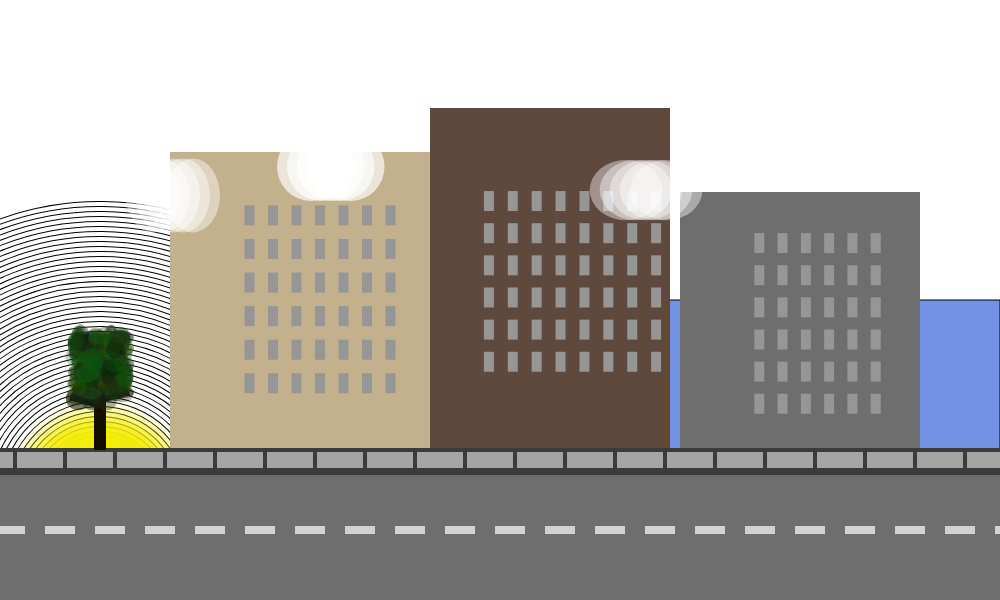
Frame 1 (no input)
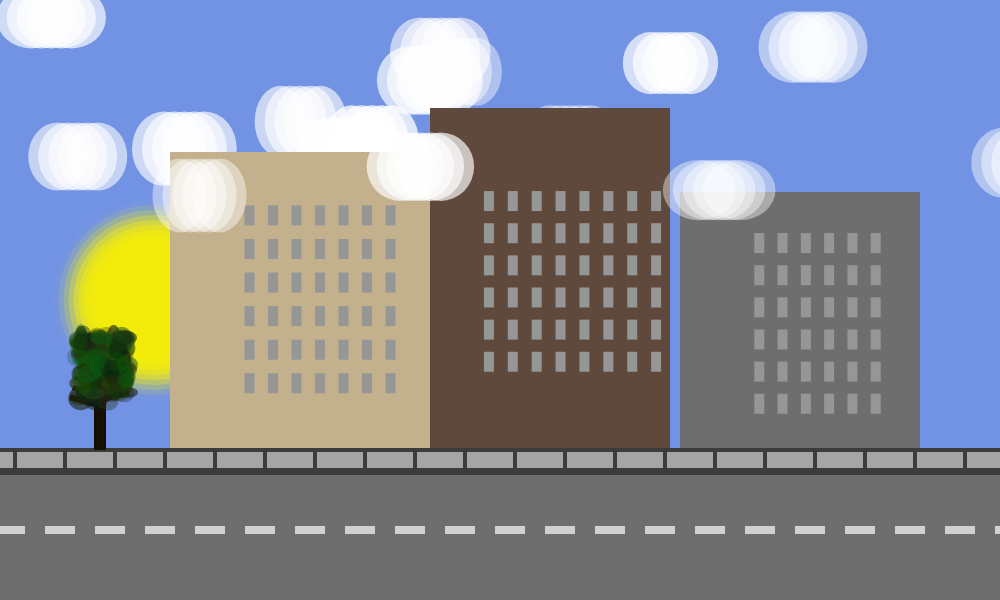
Frame 60 (no input)
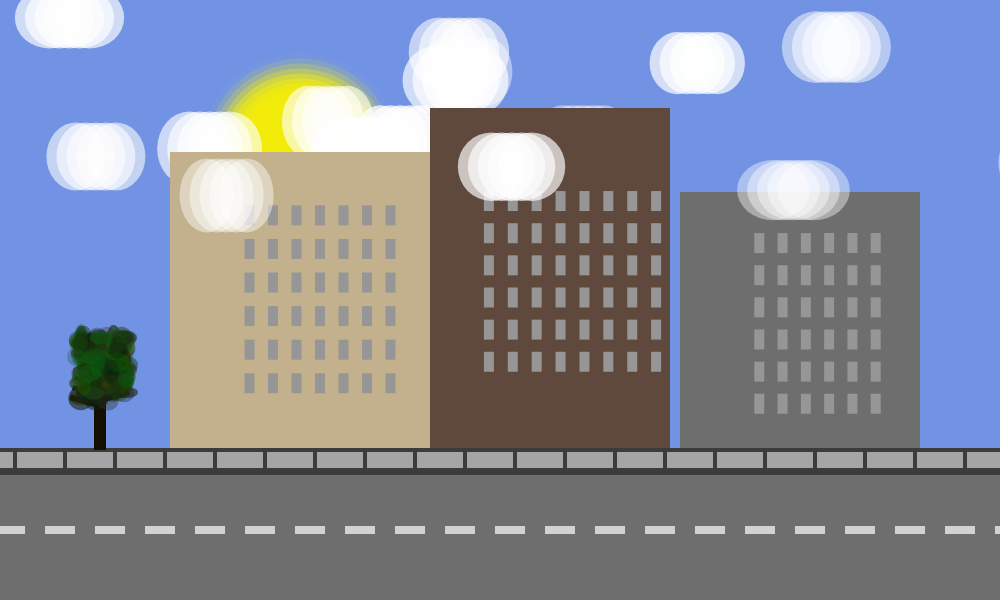
Frame 120 (the mouse pressed at the canvas centre since frame 60)

The p5.js sketch that drew these frames (run headless with seeded random() and noise() and a simulated clock; from frame 60 on, the mouse is pressed at the canvas centre):

// p5.js sketch
// ── sketch.js
//Jerry Zhao_MidtermProject_Word:Temporary

//Colors------------------------------------------------------------------
let asphalt = 110;
let paint = 210;
let concrete = 165;
let grout = 60;
let tan = "#c2b18c";
let brownstone = "#5f483c";


//Environmental Variables-------------------------------------------------
//Day/Night Cycle
let day = true;

//Sun&Moon rotational Numbers
let rotAngle = 0;
let duration = 720;

/*Seasonal Variables
Summer = 1
Fall = 2
Winter = 3
Spring = 4
*/
let season = 1;

//Weather-based constructions
let norm = 0;
let cloudy = 1;
let weather = norm;

//Additional Weather Additions
let weatherAdditions;
let none = 0;
let rainy = 1;
let snowy = 2;

//Arrays--------------------------------------------------------------------
//Clouds
let cloudsBackground = []; //Empty array to fill up for clouds in Background
let cloudsForeground = []; //Empty array to fill up for clouds in Foreground

//Leaves
let leavesArray = [];//Empty array to fill up for leaves

function setup() {
    createCanvas(1000,600);
    frameRate(60);
    
    //Sky
    sky = new Sky(114, 147, 227, 0);
    
    //Buildings
    buildingA = new Building(300, 300, 130, 148, tan);
    buildingB = new Building(550, 278,120,170, brownstone);
    buildingC = new Building(800,320,120,128,asphalt);
    
    //Tree Creation
    treeA = new Tree(100, 400, 6, 50); // Create a tree trunk
    
    //Leaf Initialization
    if (leavesArray.length < 200){
        for (let i = 0; i <200; i ++){
        let x = random(75,125);
        let y = random (335, 400);
        let sizeX = random(10,25);
        let sizeY = random (10,25);
        let movement = random(.01,.1);
        let leafR = random(1,50);
        let leafG = random(20,100);
        let leafB = random(3,28);
        let leafO = random(60,150);
        leavesArray.push(new Leaf(x, y, sizeX, sizeY, movement, leafR,leafG,leafB,leafO));
    }
    }
    
    //Clouds with random properties
    for (let i = 0; i <3; i ++){
        
        //Foreground Clouds
        let x = random(width); //where the cloud will spawn in the x
        let y = random (0, 200); //where the cloud will spawn y axis, ensured to be in top half
        let speed = random(.1,.5); //how fast the clouds are moving across the screen
        let sizeX = random(50,75);
        let sizeY = random (60,75);
        let opacity = random (100, 200);
        cloudsForeground.push(new Cloud(x, y, speed, sizeX, sizeY, opacity))
    
        //Background clouds
        for (let i = 0; i < 5; i ++){
            let x = random(width); //where the cloud will spawn in the x
            let y = random (0, 200); //where the cloud will spawn y axis, ensured to be in top half
            let speed = random(.1,.5); //how fast the clouds are moving across the screen
            let sizeX = random(50,75);
            let sizeY = random (60,75);
            let opacity = random (100, 200);
            cloudsBackground.push(new Cloud(x, y, speed, sizeX, sizeY, opacity));
        }   
    }
 }

function draw() {
    print(season);
    sceneSwitcher(); 
    
    //Background
    if (weatherAdditions == rainy){
        rain();
    } else if (weatherAdditions == snowy){
        snow();
    }

    //Sky Cycle
    if (day){
        sky.day();
        sky.display();
        if (rotAngle > (radians(180))){
            rotAngle = 0
        }
        rotAngle += radians(.5);
        sun();
    } else if (!day){
        sky.night();
        sky.display();
        if (rotAngle > (radians(179))){
            rotAngle = 0
        }
        rotAngle += radians(.5);
        moon();
    } 

   //Background layer of clouds
    for (let cloud of cloudsBackground){ //Defines a variable for the array-based clouds in order to let them each update/display and iterates through them all
        cloud.update();
        cloud.display();
    }

    sceneSetup();
    buildingA.display();
    buildingB.display();
    buildingC.display();
    treeA.display();

    //Leaves
    for(let leaf of leavesArray){
        leaf.display();
        leaf.update();
    }

    if (season == 1){
        if (leavesArray.length < 200){
            for (let i = 0; i <200; i ++){
            let x = random(75,125);
            let y = random (335, 400);
            let sizeX = random(10,25);
            let sizeY = random (10,25);
            let movement = random(.01,.1);
            let leafR = random(1,50);
            let leafG = random(20,100);
            let leafB = random(3,28);
            let leafO = random(60,150);
            leavesArray.push(new Leaf(x, y, sizeX, sizeY, movement, leafR,leafG,leafB,leafO));
            }
        }
    } else if (season == 2){
        for(let leaf of leavesArray){
            leaf.fall();
        }
    } else if (season ==3){
        if(leavesArray.length > 0){
            leavesArray.pop();
        }
    } else if (season == 4){
        if (leavesArray.length < 100){
                for (let i = 0; i <200; i ++){
                let x = random(75,125);
                let y = random (335, 400);
                let sizeX = random(1,5);
                let sizeY = random (1,5);
                let movement = random(.01,.1);
                let leafR = random(1,50);
                let leafG = random(10,200);
                let leafB = random(20,38);
                let leafO = random(60,150);
                leavesArray.push(new Leaf(x, y, sizeX, sizeY, movement, leafR,leafG,leafB,leafO));
            }
        }

        for(let leaf of leavesArray){
            leaf.spring();
        }
    }
    
    //Foreground Clouds
    for (let cloud of cloudsForeground){ //Defines a variable for the array-based clouds in order to let them each update/display and iterates through them all
        cloud.update();
        cloud.display();

    if (weather == norm){
        for (let cloud of cloudsForeground){ //Defines a variable for the array-based clouds in order to let them each update/display and iterates through them all
            cloud.update();
        }
        if (cloudsBackground.length >15){
            cloudsBackground.pop();
        }
    } else  if (weather == cloudy){
        if (cloudsBackground.length < 500){
                let x = random(width); //where the cloud will spawn in the x
                let y = random (0, 200); //where the cloud will spawn y axis, ensured to be in top half
                let speed = random(.1,.3); //how fast the clouds are moving across the screen
                let sizeX = random(30,55);
                let sizeY = random (20,35);
                let opacity = random (20, 90);
                cloudsBackground.push(new Cloud(x, y, speed, sizeX, sizeY, opacity));    
        }

    }
    }
    
    if (weatherAdditions == rainy){
        rain();
    } else if (weatherAdditions == snowy){
        snow();
    }

    //This has to be kept separate from the main change in the sky because it needs to be able to cover the foreground
    if (day){
        sky.day();
        sky.lighting();
    } else if (day == false){
        sky.night();
        sky.lighting();
    }
}

function sceneSwitcher(){ //Made for managing day/night cycle and what the weather status is based on season
    
    //Day & Night Cycle [Kept Separate from Weather Functions]
    let t = map(frameCount % duration, 0, 720, 0, 720); //the map makes sure that I can loop for frame count and not have to rely on millis() which doesn't give back whole numbers and not run into factors of both the orbital period and day/night cycle
    if (t % 360 == 0){
        day = !day;
    }    

    //Seasonal 
    let s = map(frameCount % 3600, 0, 3600, 0, 3600);
    if (s % 900 == 0){
        if (season < 4){
            season += 1;
            weatherAdditions = none;
        } else{
            season = 1;
        }
    }

    if (frameCount % Math.floor(random(200,500)) == 0){
        weather = cloudy;
    } else if (frameCount % Math.floor(random(600,720)) == 0){ //to be honest I don't really know if the Math.floor(random(600,720)) is doing anything, but from my understanding it should be making the looping not as obvious
        weather = norm;
        weatherAdditions = none;
    }  
    if (weather == cloudy){
        if (season == 1){
            if (frameCount % Math.floor(random(200,500)) == 0){
            weatherAdditions = rainy;
            }
        } else if (season == 3){
            if (frameCount % Math.floor(random(200,500)) == 0){
                weatherAdditions = snowy;
            }
        }
    }
}

function sceneSetup(){ //builds the background
    
    //Asphalt road
    noStroke();
    fill(60);
    quad(0,465,1000,465,1000,600,0,600);
    fill(asphalt);
    quad(0,475,1000,475,1000,600,0,600);

    //Iterative items for road
    for(let xPos = 10; xPos <= 1100; xPos += 50){
        //Dotted lines in the middle of the road
        rectMode(CENTER);
        fill(paint);
        rect(xPos,530,30,8);

        //Sidewalk Area
        push();
        fill(concrete);
        stroke(grout);
        strokeWeight(4);
        rect(xPos-20,460,150,20);
        pop();
    }
}

//Sky-Based Entities
class Sky{
    constructor(skyR, skyG, skyB, skyOpacity){
        this.skyR = skyR;
        this.skyG = skyG;
        this.skyB = skyB;
        this.skyO = skyOpacity
    }

    display(){
        //Base Sky
        fill(this.skyR,this.skyG,this.skyB); //There is nothing going on with opacity with the main drawing
        push();
        translate(width/2,height/2);
        rect(0,0,500,300);
        pop();
    }

    lighting(){
        fill( this.skyR, this.skyG, this.skyB, this.skyO) //This will only be primarily affected by the opacity adjustment
        push();
        translate(width/2,height/2);
        rect(0,0,500,300);
        pop();
    }

    night(){       
        if(this.skyR > 40){
            this.skyR -= 1;
        } else {
            stop();
        }

        if(this.skyG > 40){
            this.skyG -= 1;
        } else{
            stop();
        }

        if (this.skyR < 60, this.skyG <60){ //I think the comma means "and." To be honest, I'm not quite sure, but it seems to be reflecting that in my code
            if (this.skyB > 60){
                this.skyB -= 3;
            } else{
                stop();
            }
        }

        if (this.skyO < 100){
            this.skyO += 1;
        } else{
            stop();
        }
    }

    day(){
        if (this.skyR < 114){
            this.skyR += 1;
        } else {
            stop();
        }
        if (this.skyG < 147){
            this.skyG += 1;
        } else{
            stop();
        }
        if (this.skyB < 227){
            this.skyB += 2.5;
        } else{
            stop();
        }     
        if (this.skyO > 0){
            this.skyO -= 1;
        } else{
            stop();
        }
    }
}

class Cloud{
    constructor(x, y, speed, sizeX, sizeY, opacity){
        this.x = x;
        this.y = y;
        this.speed = speed;
        this.sizeX = sizeX;
        this.sizeY = sizeY;
        this.opacity = opacity;
    }

    update(){
        //Moves the cloud horizontally across the screen
        this.x += this.speed;

        //Makes the cloud reset it's position if it moves offscreen
        if (this.x > width + this.sizeX){
            this.x = -this.sizeX;
        }
    }

    display(){
        fill(255,255,255, this.opacity);
        noStroke();

        for (let i = 0; i < 5; i ++){ //Creates dimensionality for the cloud through kind of smearing the ellipses
            /*let yStore = this.sizeY; //I wanted to be able to make clouds with more dimensions but this isn't working out right now
            this.sizeY = yStore;
            if (this.sizeY % 2 != 0){
                this.sizeY += 10;
            } */
            ellipse(this.x + i * 10, this.y, this.sizeX, this.sizeY);
        }
    }

     moreClouds(){
        let x = 0;
        fill(255,255,255,x);
        for(let i = 0; i<10; i ++){
            ellipse(this.x + i * 10, this.y, this.sizeX, this.sizeY);
        }

        if (x < this.opacity){
            x += 1;
        } else{
            stop();
        }
   
    } 
}

function sun(){
    push();
    fill(242, 235, 12);
    translate(width/2,500);
    rotate(rotAngle);
    ellipse(-400,0,100);
    for (let i = 10; i < 500; i +=10){
        fill(242, 235, 12, 255 - i*2.5);
        ellipse(-400,0,100 +i);
    }
    pop();
}

function moon(){
    push();
    fill(255);
    translate(width/2,500);
    rotate(rotAngle);
    ellipse(-400,0,40);
    pop();
}

function rain(){
    for (let i = 0; i < 50; i ++){
        push();
        let x = random(0, 1000);
        let y = random(100,500);
        let o = random (100,255);
        translate(x,y);
        fill(127, 189, 250,o)
        rect(0,0,1,5)
        pop();
    }
}

function snow(){
    for (let i = 0; i < 50; i ++){
        
        //Actual Snow
        push();
        let x = random(0, 1000);
        let y = random(100,500);
        let o = random (100,255);
        translate(x,y);
        fill(255, 255, 255,o);
        rect(0,0,1.5,1.5);
        pop();

        //Land Residual Snow
        fill(255,255,255,o);
        rect(width/2, 450, 1000, 2);
    }
}

//Terestrial-Based Entities
class Building{
    constructor(xPos, yPos, height, width, color1){
        this.height = height;
        this.width = width;
        this.color1 = color1;
        //this.color2 = color2;
        this.xPos = xPos;
        this.yPos = yPos;
    }
    
    display(){
        //Actual Building Base
        rectMode(RADIUS);
        fill(this.color1);
        rect(this.xPos, this.yPos, this.height, this.width);

        //Making windows trying to use math-based formulas instead of hard-coding, this is frying my brain, I think I might just hard code
        push();
        fill(150);

        //Number of rows of windows
        let numWindowRows = Math.floor(this.height/20); //by dividing the height by 20 I get the number of rows that are included within the building

        //Number of windows in each row
        let numWindowsPerRow = Math.floor(this.width/20);

        //Vertical spacing between window rows
        let windowRowSpacing = this.height/(numWindowRows + 1)+15;

        //Horizontal spacing between windows in each row
        let windowColumnSpacing = this.width / (numWindowsPerRow + 1) +5;

        for (let i = 1; i <= numWindowRows; i++) {
            let windowY = this.yPos - this.height / 1.1 + i * windowRowSpacing;
            for (let j = 1; j <= numWindowsPerRow; j++) {
                let windowX = this.xPos - this.width / 2 + j * windowColumnSpacing;
                rect(windowX, windowY, 5, 10);
            }
        }
        pop();
    }

}

class Tree{
    constructor(x, y, width, height){
        this.x = x;
        this.y = y;
        this.w = width;
        this.h = height;
    }

    display(){
        fill(20,15,1);
        rect(this.x,this.y,this.w, this.h);
        for (let i = 0; i < 5; i++){
            push();
            stroke(20,15,1);
            strokeWeight(6-i);
            strokeCap(SQUARE);
            translate(this.x,this.y - (i*10));
            rotate(radians(-15));
            line(0,i,30 - i*2.5,0);
            rotate(radians(-160));
            line(0,i-5,30 - i*2.5,0);
            pop();
        }
    }
}

class Leaf{
    constructor(x,y,sizeX,sizeY,movement,leafR,leafG,leafB,leafO){
        this.x = x;
        this.y = y;
        this.sizeX = sizeX;
        this.sizeY = sizeY;
        this.m = movement;
        this.r = leafR;
        this.g = leafG;
        this.b = leafB;
        this.o = leafO;
    }

    display(){
        noStroke();
        fill(this.r,this.g,this.b,this.o);
        ellipse(this.x, this.y, this.sizeX, this.sizeY);
    }

    update(){
        this.x += cos(radians(frameCount))*this.m;
    }

    fall(){
        if (this.r < 150){
            this.r += 1;
        }
    }

    spring(){
        if (this.g > random(100,120)){
            this.g -= 1;
        }
        if (this.b < random(20,30)){
            this.b -= 1;
        }

        if (this.sizeX < random(10,25)){
            this.sizeX += 1;
        }

        if (this.sizeY < random(10,25)){
            this.sizeY += 1;
        }
    }
}
